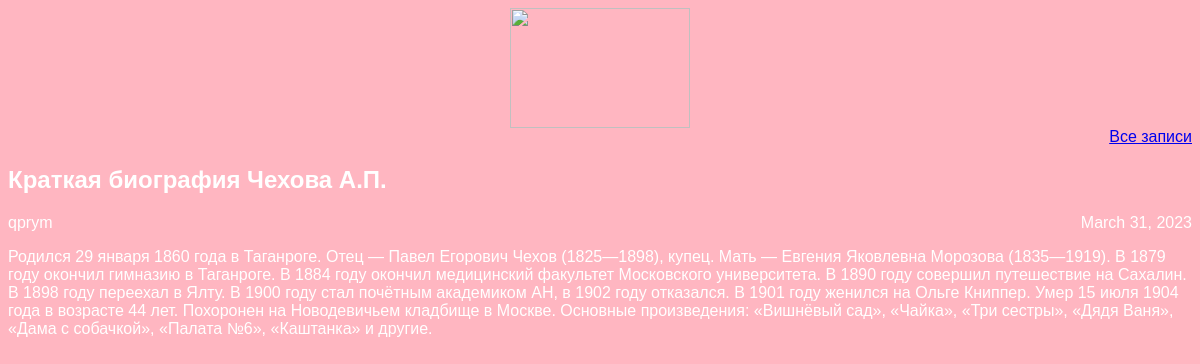
Screenshot of /article/4 with the database file from the repository.
### articles/models.py (models this page shows, shortened)
class Article(models.Model):
    title = models.CharField(max_length=200)
    author = models.ForeignKey(User, on_delete=models.CASCADE)
    text = models.TextField()
    created_date = models.DateField(auto_now_add=True)
    def get_fulltext(self):
        return self.text

### articles/views.py (the view)
# urls.py: re_path(r'^article/(?P<article_id>\d+)$', views.get_article, name='get_article'),]
def get_article(request, article_id):
    try:
        post = Article.objects.get(id=article_id)
        return render(request, 'article.html', {"post": post})
    except Article.DoesNotExist:
        raise Http404

### articles/templates/article.html (shortened to what this page needs)
<!DOCTYPE html>
<html>
    <header>
    <header>
    <head>
        <link rel="stylesheet" href="{{ STATIC_URL }}/static/article1.css">
    </head>
    <body class="article">
        <div class="header">
        <img src= "https://yspu.org/images/7/79/Logo1_свиток_с_книгами_и_шапкой.png" width="180" height="120">
        <a href="../"> Все записи</a>
    </div>
    <div class="articlediv">
        <div class="one-post">
            <h2 class="post-title">{{ post.title }}</h2>
            <div class="article-info">
            <div class="article-author">{{ post.author.username }}</div>
            <div class="article-created-date">{{ post.created_date }}</div>
            </div>
            <p class="article-text">{{ post.get_fulltext }}</p>
        </div>
    </div>
    </body>

### articles/static/article1.css (style rules this page uses)
body { background: #ffb6c1; font-family: Tahoma, Arial, sans-serif; color: #ffffff; }
.header img { display: block; margin-left: auto; margin-right: auto; }
.header { text-align: right; }
.post-title { color: #ffffff; }
.article-author { width: 50%; float: left; }
.article-created-date { text-align: right; }

### rows the page displays
Article: title "Краткая биография Чехова А.П.", author.username "qprym", created_date "March 31, 2023", get_fulltext "Родился 29 января 1860 года в Таганроге. Отец — Павел Егорович Чехов (1825—1898), купец. Мать — Евгения Яковлевна Морозова (1835—1919). В 1879 году окончил гимназию в Таганроге. В 1884 году окончил медицинский факультет Московского университета. В 1890 году совершил путешествие на Сахалин. В 1898 году переехал в Ялту. В 1900 году стал почётным академиком АН, в 1902 году отказался. В 1901 году женился на Ольге Книппер. Умер 15 июля 1904 года в возрасте 44 лет. Похоронен на Новодевичьем кладбище в Москве. Основные произведения: «Вишнёвый сад», «Чайка», «Три сестры», «Дядя Ваня», «Дама с собачкой», «Палата №6», «Каштанка» и другие."
